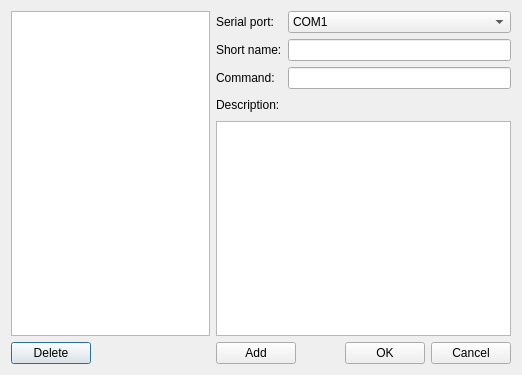
<?xml version="1.0" encoding="UTF-8"?>
<ui version="4.0">
 <class>TaskEditorClass</class>
 <widget class="QDialog" name="TaskEditorClass">
  <property name="geometry">
   <rect>
    <x>0</x>
    <y>0</y>
    <width>522</width>
    <height>375</height>
   </rect>
  </property>
  <property name="windowTitle">
   <string>Edit tasks</string>
  </property>
  <layout class="QHBoxLayout" name="horizontalLayout">
   <item>
    <layout class="QVBoxLayout" name="verticalLayout_2">
     <item>
      <widget class="QListWidget" name="taskListWidget"/>
     </item>
     <item>
      <layout class="QHBoxLayout" name="horizontalLayout_2">
       <item>
        <widget class="QPushButton" name="deletePushButton">
         <property name="text">
          <string>Delete</string>
         </property>
        </widget>
       </item>
       <item>
        <spacer name="horizontalSpacer_3">
         <property name="orientation">
          <enum>Qt::Orientation::Horizontal</enum>
         </property>
         <property name="sizeHint" stdset="0">
          <size>
           <width>158</width>
           <height>20</height>
          </size>
         </property>
        </spacer>
       </item>
      </layout>
     </item>
    </layout>
   </item>
   <item>
    <layout class="QVBoxLayout" name="verticalLayout_3">
     <item>
      <layout class="QVBoxLayout" name="verticalLayout">
       <item>
        <layout class="QGridLayout" name="gridLayout">
         <item row="0" column="0">
          <widget class="QLabel" name="label">
           <property name="text">
            <string>Serial port:</string>
           </property>
          </widget>
         </item>
         <item row="0" column="1">
          <widget class="QComboBox" name="serialPortComboBox">
           <item>
            <property name="text">
             <string>COM1</string>
            </property>
           </item>
           <item>
            <property name="text">
             <string>COM2</string>
            </property>
           </item>
           <item>
            <property name="text">
             <string>COM3</string>
            </property>
           </item>
          </widget>
         </item>
         <item row="1" column="0">
          <widget class="QLabel" name="label_2">
           <property name="text">
            <string>Short name:</string>
           </property>
          </widget>
         </item>
         <item row="1" column="1">
          <widget class="QLineEdit" name="shortnameLineEdit"/>
         </item>
         <item row="2" column="0">
          <widget class="QLabel" name="label_3">
           <property name="text">
            <string>Command:</string>
           </property>
          </widget>
         </item>
         <item row="2" column="1">
          <widget class="QLineEdit" name="commandLineEdit"/>
         </item>
         <item row="3" column="0">
          <widget class="QLabel" name="label_4">
           <property name="text">
            <string>Description:</string>
           </property>
          </widget>
         </item>
         <item row="3" column="1">
          <spacer name="horizontalSpacer">
           <property name="orientation">
            <enum>Qt::Orientation::Horizontal</enum>
           </property>
           <property name="sizeHint" stdset="0">
            <size>
             <width>118</width>
             <height>20</height>
            </size>
           </property>
          </spacer>
         </item>
        </layout>
       </item>
       <item>
        <widget class="QPlainTextEdit" name="descriptionPlainTextEdit"/>
       </item>
      </layout>
     </item>
     <item>
      <layout class="QHBoxLayout" name="horizontalLayout_4">
       <item>
        <widget class="QPushButton" name="addPushButton">
         <property name="text">
          <string>Add</string>
         </property>
        </widget>
       </item>
       <item>
        <spacer name="horizontalSpacer_4">
         <property name="orientation">
          <enum>Qt::Orientation::Horizontal</enum>
         </property>
         <property name="sizeHint" stdset="0">
          <size>
           <width>100</width>
           <height>20</height>
          </size>
         </property>
        </spacer>
       </item>
       <item>
        <widget class="QPushButton" name="okPushButton">
         <property name="text">
          <string>OK</string>
         </property>
        </widget>
       </item>
       <item>
        <widget class="QPushButton" name="cancelPushButton">
         <property name="text">
          <string>Cancel</string>
         </property>
        </widget>
       </item>
      </layout>
     </item>
    </layout>
   </item>
  </layout>
 </widget>
 <layoutdefault spacing="6" margin="11"/>
 <resources/>
 <connections/>
</ui>
